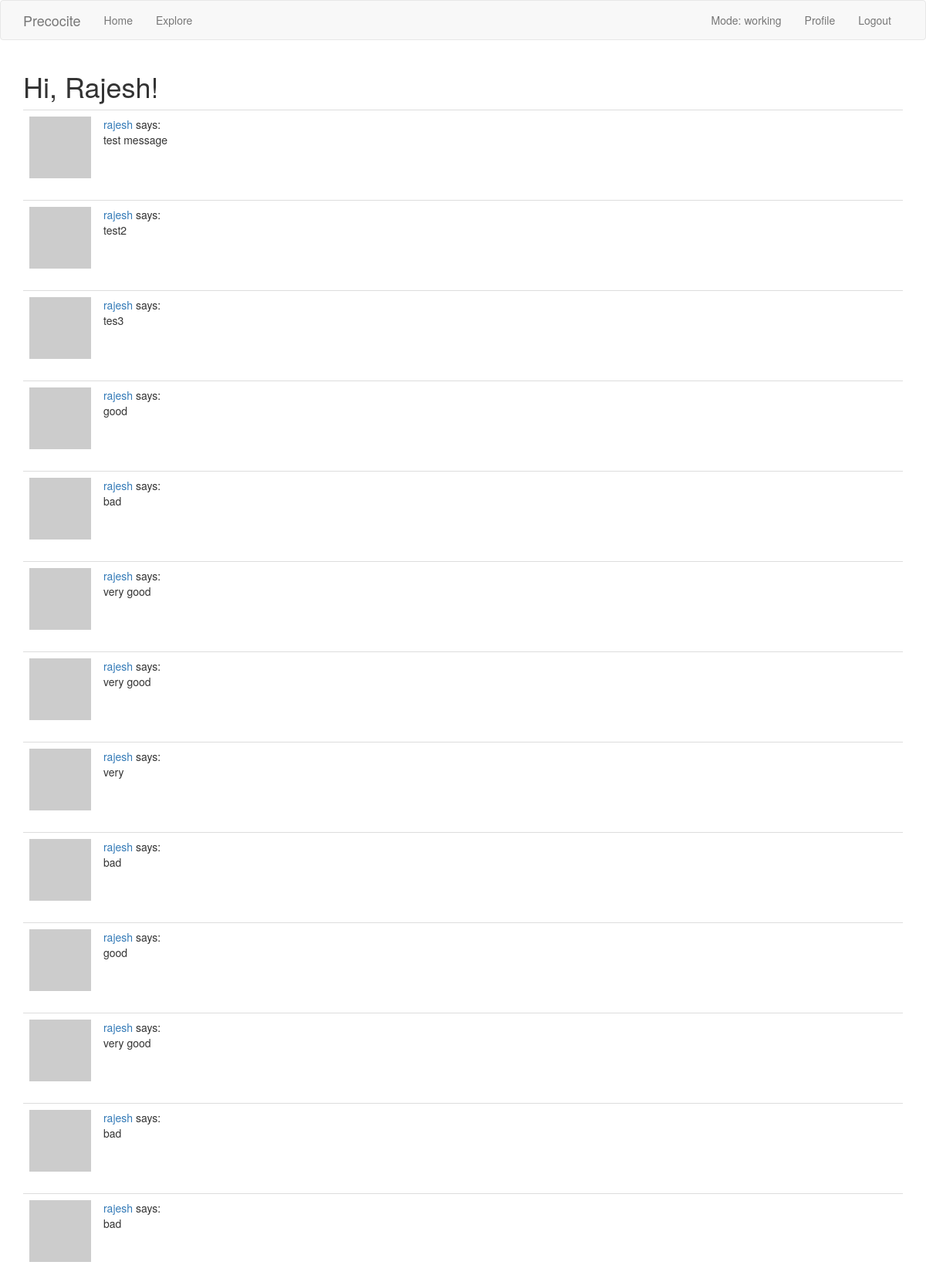
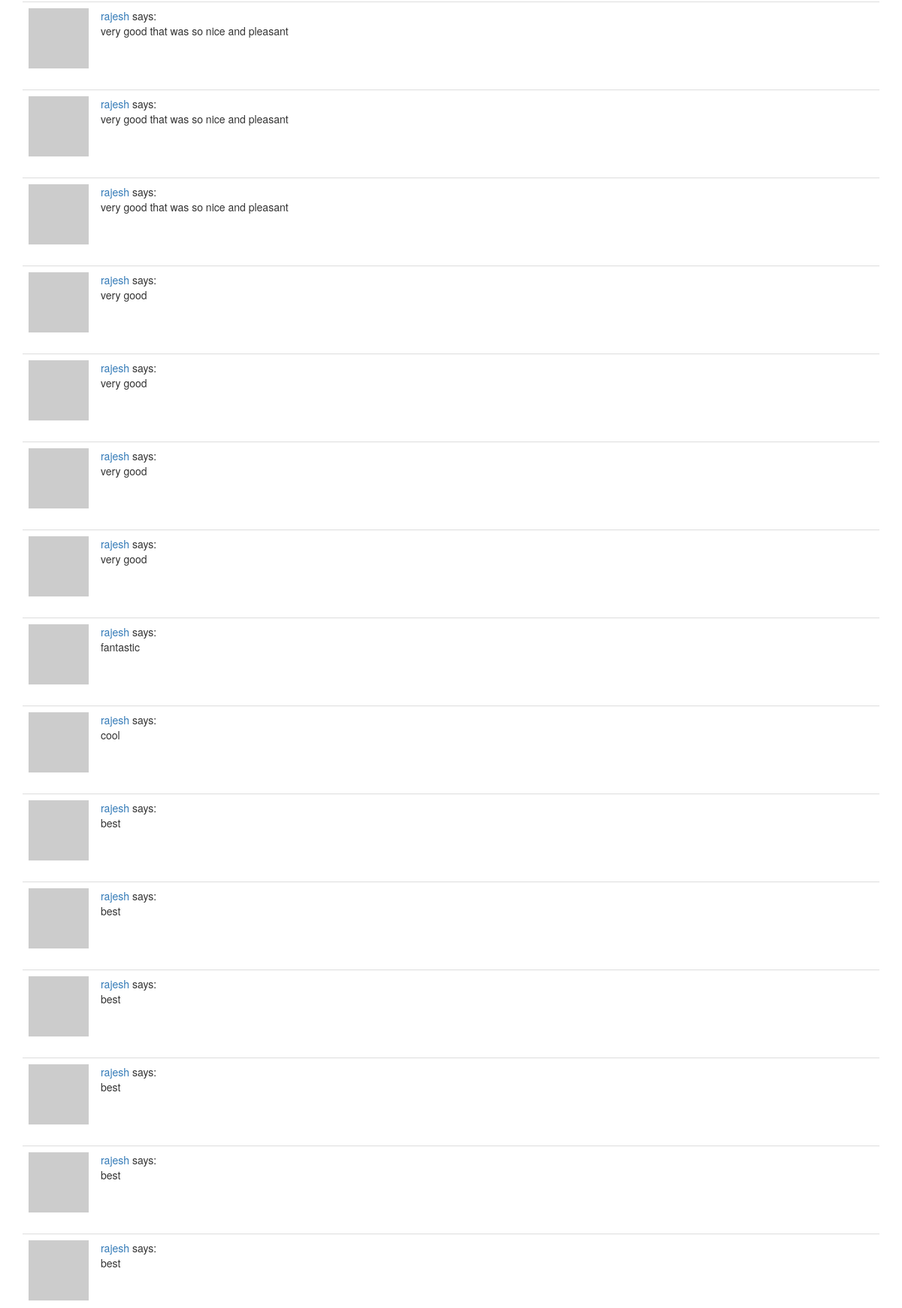
The app's page /index (signed in, upper part) with its own data (2 pictures, top to bottom).
### app/models.py (models this page shows, shortened)
class User(UserMixin, db.Model):
    id = db.Column(db.Integer, primary_key=True)
    username = db.Column(db.String(64), index=True, unique=True)
    email = db.Column(db.String(120), index=True, unique=True)
    password_hash = db.Column(db.String(128))
    posts = db.relationship('Post', backref='author', lazy='dynamic')
    about_me = db.Column(db.String(140))
    last_seen = db.Column(db.DateTime, default=datetime.utcnow)
    current_mode = db.Column(db.String(64))
    current_polarity = db.Column(db.Float)
    def avatar(self, size):
        digest = md5(self.email.lower().encode('utf-8')).hexdigest()
        return 'https://www.gravatar.com/avatar/{}?d=identicon&s={}'.format(
            digest, size)
    followed = db.relationship(
        'User', secondary=followers,
        primaryjoin=(followers.c.follower_id == id),
        secondaryjoin=(followers.c.followed_id == id),
        backref=db.backref('followers', lazy='dynamic'), lazy='dynamic')
    def followed_posts(self):
        followed = Post.query.join(
            followers, (followers.c.followed_id == Post.user_id)).filter(
                followers.c.follower_id == self.id)
        own = Post.query.filter_by(user_id=self.id)
        return followed.union(own).order_by(Post.timestamp.asc())

class Post(db.Model):
    id = db.Column(db.Integer, primary_key=True)
    body = db.Column(db.String(140))
    timestamp = db.Column(db.DateTime, index=True, default=datetime.utcnow)
    user_id = db.Column(db.Integer, db.ForeignKey('user.id'))

### app/routes.py (the view, shortened to what this page needs)
@app.route('/index', methods=['GET', 'POST'])
@login_required
@check_gotstarted
def index():
    status = current_user.current_mode
    user_title = current_user.username.title()
    form = PostForm()
    userscore_reference = current_user.current_polarity
    int_polarity = int(float(current_user.current_polarity))
    if (int_polarity >= 1 and current_user.current_mode == 'chat') and (current_user.followers.count() or current_user.followed.count()):
        promote = 'true'
    else:
        promote = 'false'
    posts = current_user.followed_posts().all()
    return render_template("index.html", status=status, title='Home Page', form=form, posts=posts, user_title=user_title, promote=promote)

### app/models.py (called while the page is built)
@login.user_loader
def load_user(id):
    return User.query.get(int(id))

### app/routes.py (called while the page is built)
def check_gotstarted(landing):
    @wraps(landing)
    def decorated_function(*args, **kwargs):
        if current_user.current_mode == 'viewer':
            flash("You need to get started or complete this phase!")
            return redirect(url_for(page_dict[current_user.current_mode]))
        return landing(*args, **kwargs)
    return decorated_function

@app.before_request
def before_request():
    if current_user.is_authenticated:
        current_user.last_seen = datetime.utcnow()
        db.session.commit()

### app/templates/index.html (shortened to what this page needs)
{% extends "base.html" %}
{% import 'bootstrap/wtf.html' as wtf %}
{% block app_content %}
    <span style="visibility: {% if title!='Explore' %}visible {% else %}hidden {% endif %};">
        <h1>Hi, {{ user_title }}!</h1>
    </span>
    <div>
    {% for post in posts %}
        {% include '_post.html' %}
    {% endfor %}
    </div>
{% endblock %}

### app/templates/base.html (shortened to what this page needs)
{% extends 'bootstrap/base.html' %}
{% block navbar %}
    <nav class="navbar navbar-default">
        <div class="container">
            <div class="navbar-header">
                <a class="navbar-brand" href="{{ url_for('landing') }}">Precocite</a>
            </div>
            <div class="collapse navbar-collapse" id="bs-example-navbar-collapse-1">
                <ul class="nav navbar-nav">
                    <li><a href="{{ url_for('landing') }}">Home</a></li>
                    <li><a href="{{ url_for('explore') }}">Explore</a></li>
                </ul>
                <ul class="nav navbar-nav navbar-right">
                    {% if current_user.is_anonymous %}
                    <li><a href="{{ url_for('login') }}">Login</a></li>
                    {% else %}
                    <li><a class="navbar-nav"> Mode: {{ current_user.current_mode }}</a></li>
                    <li><a href="{{ url_for('user', username=current_user.username) }}">Profile</a></li>
                    <li><a href="{{ url_for('logout') }}">Logout</a></li>
                    {% endif %}
                </ul>
            </div>
        </div>
    </nav>
{% endblock %}
{% block content %}
    <div class="container">
        {% block app_content %}{% endblock %}
    </div>
{% endblock %}

### app/templates/_post.html
    <table class="table table-hover">
        <tr>
            <td width="70px">
                <a href="{{ url_for('user', username=post.author.username) }}">
                    <img src="{{ post.author.avatar(70) }}" />
                </a>
            </td>
            <td>
                <a href="{{ url_for('user', username=post.author.username) }}">
                    {{ post.author.username }}
                </a>
                says:
                <br>
                {{ post.body }}
            </td>
        </tr>
    </table>

### records on screen
User: current_mode "working", username "Rajesh"
Post: author.username "rajesh", body "test message"
Post: author.username "rajesh", body "test2"
Post: author.username "rajesh", body "tes3"
Post: author.username "rajesh", body "good"
Post: author.username "rajesh", body "bad"
Post: author.username "rajesh", body "very good"
Post: author.username "rajesh", body "very good"
Post: author.username "rajesh", body "very"
Post: author.username "rajesh", body "bad"
Post: author.username "rajesh", body "good"
Post: author.username "rajesh", body "very good"
Post: author.username "rajesh", body "bad"
Post: author.username "rajesh", body "bad"
Post: author.username "rajesh", body "very good that was so nice and pleasant"
Post: author.username "rajesh", body "very good that was so nice and pleasant"
Post: author.username "rajesh", body "very good that was so nice and pleasant"
Post: author.username "rajesh", body "very good"
Post: author.username "rajesh", body "very good"
Post: author.username "rajesh", body "very good"
Post: author.username "rajesh", body "very good"
Post: author.username "rajesh", body "fantastic"
Post: author.username "rajesh", body "cool"
Post: author.username "rajesh", body "best"
Post: author.username "rajesh", body "best"
Post: author.username "rajesh", body "best"
Post: author.username "rajesh", body "best"
Post: author.username "rajesh", body "best"
Post: author.username "rajesh", body "best"
